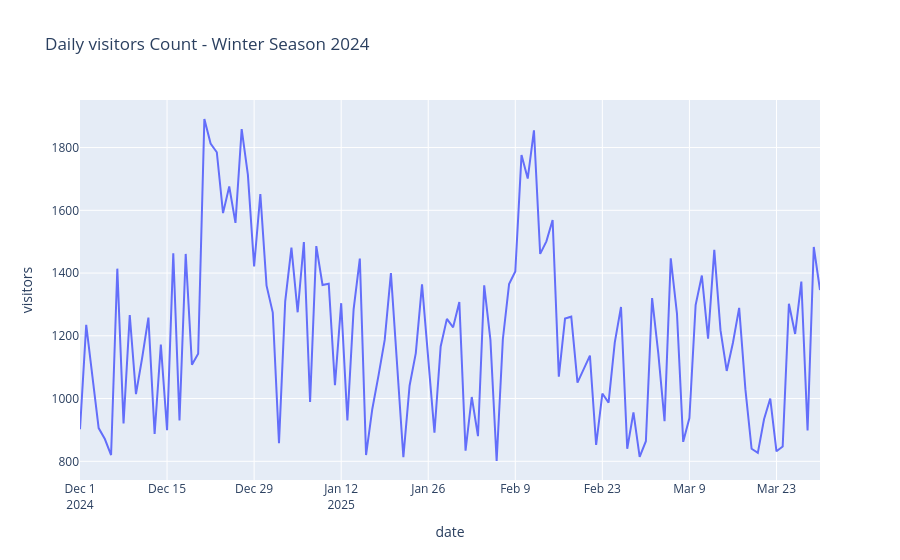

Here is the notebook cell this chart was saved with:
### Code cell
import plotly.express as px

fig = px.line(
    daily_df, x="date", y="visitors",
    title="Daily visitors Count - Winter Season 2024"
)

fig.show()
